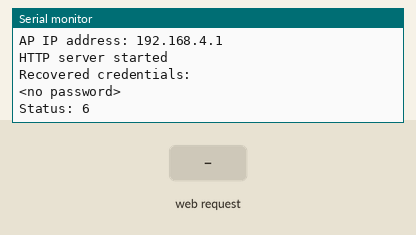
This sketch was run on a simulated ESP8266 (NodeMCU). On the bench: the last lines printed to the serial monitor. The inputs (shaded band) are chosen by the test bench. WiFi joins after 1.5 s; servers stay silent unless stated; a WiFi scan finds three made-up networks; EEPROM starts erased; no MQTT or app messages arrive unless stated.

Above: at 2.7 s.
2.8 s: HTTP request GET / received
At 3.3 s:
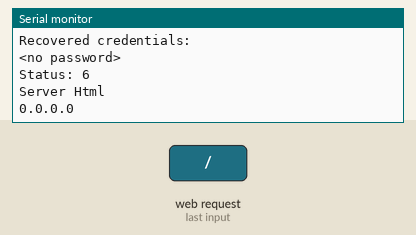
4.3 s: HTTP request GET /wifi received
At 5.6 s:
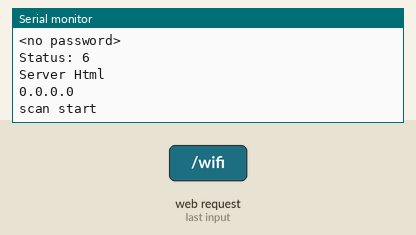
7.3 s: HTTP request GET /wifisave received
At 7.9 s:
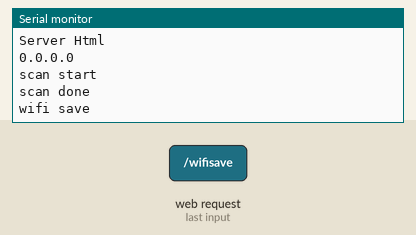
8.8 s: HTTP request GET /wifisave?n=1 received
At 9.2 s:
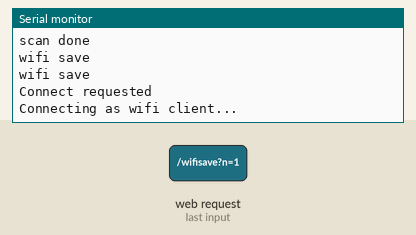

Measured:
- after the input at 2.8 s, the serial monitor: prints a new line at once (image 1)
- after the input at 4.3 s, the serial monitor: prints a new line at once (image 2)
- after the input at 7.3 s, the serial monitor: prints a new line at once (image 3)
- after the input at 8.8 s, the serial monitor: prints a new line at once (image 4)

The sketch:

3-3-8_O2WepMqtt.ino
```cpp
#include <ESP8266WiFi.h>
#include <PubSubClient.h>
#include <WiFiClient.h>
#include <ESP8266WebServer.h>
#include <DNSServer.h>
#include <ESP8266mDNS.h>
#include <EEPROM.h>

MDNSResponder mdns;

/*
 * 공유기 설정에서 i2r_ap_***** 로 되어있는 ap 공유기를 선택한다. 비밀번호는 00000000 이다.
 * 공유기를 입력하기 위해 크롬의 주소창에 "i2r.local"을 입력하여 공유기 설정을 선택한다.
 * 또는 http://i2r.local/wifi  http://192.168.4.1 을 입력해도 된다.
 * 입력 후 i2r.local 의 메인 페이지에 입력한 공유기의 이름과 주소가 정상적으로 출력되면
 * 공유기 주소를 선택해 인테넷이 연결될 서버의 주소를 선택한 후
 * 설정에서 입력한 공유기를 선택하면 정상적으로 사용 할 수 있다.
 */

 /* AP 설정을 위한 변수 선언 */
const char *softAP_ssid = "i2r_ap_";
const char *softAP_password = "00000000";
String sAP_ssid;
char cAP_ssid[20];

/* hostname for mDNS. Should work at least on windows. Try http://i2r.local */
const char *myHostname = "i2r";

char ssid[32] = "";
char password[32] = "";

// DNS server
const byte DNS_PORT = 53;
DNSServer dnsServer;
// Web server
ESP8266WebServer server(80);
/* Soft AP network parameters */
IPAddress apIP(192, 168, 4, 1);
IPAddress netMsk(255, 255, 255, 0);
/** Should I connect to WLAN asap? */
boolean connect;
/** Last time I tried to connect to WLAN */
unsigned long lastConnectTry = 0;
/** Current WLAN status */
unsigned int status = WL_IDLE_STATUS;

// rs232 통신을 위한 설정
String inputString = "";         // 수신 데이타 저장
boolean stringComplete = false;  // 수신 완료되면 true
String s;  // 보내는 문자열
int count=0,j,serialj=0;
long lastMsg = 0;
int delayTime=4000; // serial 계측시간 mqtt로 메세지 보낸는 시간 (단위 ms)
char msg[100];
float fO2,fTemp;

// mqtt를 위한 설정
const char* mqtt_server = "broker.mqtt-dashboard.com";
const char* outTopic = "/echo/inTopic";
const char* inTopic = "/echo/outTopic";
const char* clientName = ""; // AP 이름과 같이 사용
int no=1; //기기번호

WiFiClient espClient;
PubSubClient client(espClient);

void setup() {
  delay(1000);
  // reserve 200 bytes for the inputString:
  inputString.reserve(200);
  // initialize serial:
  Serial.begin(9600);
  Serial1.begin(9600);

  // AP 이름 자동으로 만듬
  sAP_ssid=String(softAP_ssid)+String(ESP.getChipId(),HEX);
  sAP_ssid.toCharArray(cAP_ssid,sAP_ssid.length());
  softAP_ssid=&cAP_ssid[0];
  clientName=softAP_ssid;
  setupApDns();

  /* Setup web pages: root, wifi config pages, SO captive portal detectors and not found. */
  server.on("/", handleRoot);
  server.on("/wifi", handleWifi);
  server.on("/wifisave", handleWifiSave);
  server.on("/generate_204", handleRoot);  //Android captive portal. Maybe not needed. Might be handled by notFound handler.
  server.on("/fwlink", handleRoot);  //Microsoft captive portal. Maybe not needed. Might be handled by notFound handler.
  server.onNotFound ( handleNotFound );
  server.begin(); // Web server start
  Serial.println("HTTP server started");
  loadCredentials(); // Load WLAN credentials from network
  connect = strlen(ssid) > 0; // EEPROM에 와이파이 이름 저장 되어 있으면 WLAN 연결

  // mqtt 설정
  client.setServer(mqtt_server, 1883);
  client.setCallback(callback);

}
void setupApDns() {
  Serial.println(softAP_ssid);
  WiFi.softAPConfig(apIP, apIP, netMsk);
  WiFi.softAP(softAP_ssid, softAP_password);
  delay(500); // Without delay I've seen the IP address blank
  Serial.print("AP IP address: ");
  Serial.println(WiFi.softAPIP());

  /* Setup the DNS server redirecting all the domains to the apIP */
  dnsServer.setErrorReplyCode(DNSReplyCode::NoError);
  dnsServer.start(DNS_PORT, "*", apIP);
}

void connectWifi() {
  Serial.println("Connecting as wifi client...");
  WiFi.disconnect();
  WiFi.begin ( ssid, password );
  int connRes = WiFi.waitForConnectResult();
  Serial.print ( "connRes: " );
  Serial.println ( connRes );
}

void callback(char* topic, byte* payload, unsigned int length) {
  Serial.print("Message arrived [");
  Serial.print(topic);
  Serial.print("] ");
  for (int i = 0; i < length; i++) {
    Serial.print((char)payload[i]);
  }
  Serial.println();
}

void reconnect() {
  // Loop until we're reconnected
  while (!client.connected()) {
    Serial.print("Attempting MQTT connection...");
    // Attempt to connect
    if (client.connect(clientName)) {
      Serial.println("connected");
      // Once connected, publish an announcement...
      //client.publish(outTopic, "Reconnected");
      // ... and resubscribe
      client.subscribe(inTopic);
    } else {
      Serial.print("failed, rc=");
      Serial.print(client.state());
      Serial.println(" try again in 5 seconds");
      // Wait 5 seconds before retrying
      delay(5000);
    }
  }
}

void CheckMqtt() {
  if (!client.connected()) {
    reconnect();
  }
  // 센서 값을 브로커에 보낼 메세지 작성.
  serialEvent();
  long now = millis();
  if (now - lastMsg > delayTime) {
    lastMsg = now;
    // print the string when a newline arrives:
    // 센서 값을 브로커에 보낼 메세지 작성.
      sprintf (msg, "\{\"name\":\"o2\",\"no\":%d,\"value\": %.2f}",(int)no, (float)fO2);
      Serial.println(msg);
      client.publish(outTopic, msg);
  }
  client.loop();
}

// 시리얼통신으로 문자가 들어오면 처리한다.
void serialEvent() {
  if (stringComplete) {
    //Serial.println(inputString);
    stringComplete = false;
    String inTag=inputString.substring(26,32);
    fO2=inTag.toFloat();
    inTag=inputString.substring(11,16);
    fTemp=inTag.toFloat();
    CheckMqtt();
    // clear the string:
    inputString = "";
  }
  while (Serial.available()) {
    // get the new byte:
    char inChar = (char)Serial.read();
    // add it to the inputString:
    inputString += inChar;
    // if the incoming character is a newline, set a flag
    // so the main loop can do something about it:
    if (inChar == '\n') {
      stringComplete = true;
    }
  }
}

int HexToInt(char hex) {
  if( hex <= '9')
    return hex - '0';
  else if (hex <= 'F')
    return hex-'A' +10;
  else if (hex <= 'f')
    return hex-'a' +10;
}

void loop() {
  if (connect) {
    Serial.println ( "Connect requested" );
    connect = false;
    connectWifi();
    lastConnectTry = millis();
  }
  {
    unsigned int s = WiFi.status();
    if (s == 0 && millis() > (lastConnectTry + 60000) ) {
      /* If WLAN disconnected and idle try to connect */
      /* Don't set retry time too low as retry interfere the softAP operation */
      connect = true;
    }
    if (status != s) { // WLAN status change
      Serial.print ( "Status: " );
      Serial.println ( s );
      status = s;
      if (s == WL_CONNECTED) {  // wifi가 연결 되었을 때 할일
        /* Just connected to WLAN */
        Serial.println ( "" );
        Serial.print ( "Connected to " );
        Serial.println ( ssid );
        Serial.print ( "IP address: " );
        Serial.println ( WiFi.localIP() );

        // Setup MDNS responder=======================
        if (!MDNS.begin(myHostname)) {
          Serial.println("Error setting up MDNS responder!");
        } else {
          Serial.println("mDNS responder started");
          // Add service to MDNS-SD
          MDNS.addService("http", "tcp", 80);
        } //==========================================

      } else if (s == WL_NO_SSID_AVAIL) {
        WiFi.disconnect();
      }
    }
  }

  //DNS
  dnsServer.processNextRequest();
  //HTTP
  server.handleClient();

  if(WiFi.status() == WL_CONNECTED) {
    CheckMqtt();
  }
}
```

credentials.ino
```cpp
/** Load WLAN credentials from EEPROM */
void loadCredentials() {
  EEPROM.begin(512);
  EEPROM.get(0, ssid);
  EEPROM.get(0+sizeof(ssid), password);
  char ok[2+1];
  EEPROM.get(0+sizeof(ssid)+sizeof(password), ok);
  EEPROM.end();
  if (String(ok) != String("OK")) {
    ssid[0] = 0;
    password[0] = 0;
  }
  Serial.println("Recovered credentials:");
  Serial.println(ssid);
  Serial.println(strlen(password)>0?"********":"<no password>");
}

/** Store WLAN credentials to EEPROM */
void saveCredentials() {
  EEPROM.begin(512);
  EEPROM.put(0, ssid);
  EEPROM.put(0+sizeof(ssid), password);
  char ok[2+1] = "OK";
  EEPROM.put(0+sizeof(ssid)+sizeof(password), ok);
  EEPROM.commit();
  EEPROM.end();
}
```

handleHttp.ino
```cpp
/** Handle root or redirect to captive portal */
void handleRoot() {
  Serial.println("Server Html");
  Serial.println ( WiFi.localIP() );
  String s;
  String s1= String(ssid);
  s="<meta name='viewport' content='width=device-width, initial-scale=1.0'/>";
  s=s+"<meta http-equiv='refresh' content='5'/>";
  s=s+"<meta http-equiv='Content-Type' content='text/html;charset=utf-8' />";
  s=s+"<h1>O2 "+fO2+"</h1><br>";
  s=s+"아래 공유기 이름과 주소가 연결되었으면 주소를 선택한 후에 설정에서 사용 하시는 인터넷 공유기를 선택하세요. <br>";
  s=s+"Connected IP : "+String(ssid)+"  "+"<p><a href='http://"+WiFi.localIP().toString()+"'/>"+WiFi.localIP().toString()+"</a></p>";
  s=s+"<p><a href='/wifi'>공유기를 바꾸려면 누르세요.</a></p>";
  server.send(200, "text/html", s); // Empty content inhibits Content-length header so we have to close the socket ourselves.
}

void handleWifi() {
  String s;
  String s1= String(ssid);
  //s="<meta name=\"viewport\" content=\"width=device-width, user-scalable=no\", meta http-equiv=\"Content-Type\" content=\"text/html;charset=utf-8\", meta http-equiv='refresh' content='5'/>";
  s="<meta name=\"viewport\" content=\"width=device-width, user-scalable=no\", meta http-equiv=\"Content-Type\" content=\"text/html;charset=utf-8\" />";
  //s=s+"<meta http-equiv='refresh' content='5'/>";
  s=s+"<h1>Wifi 사양</h1>";
  if (server.client().localIP() == apIP) {
    Serial.println(String(softAP_ssid));
    s=s+String("<p>연결된 AP: ") + sAP_ssid + "</p>";
  } else {
    s=s+"<p>연결된 와이파이 " + String(ssid) + "</p>";
  }
  s=s+"<table><tr><th align='left'>SoftAP 사양</th></tr>";
  s=s+"<tr><td>SSID " + String(softAP_ssid) + "</td></tr>";
  s=s+"<tr><td>IP   " + toStringIp(WiFi.softAPIP()) + "</td></tr>"+"</table>";
  s=s+"<br /><table><tr><th align='left'>WLAN 사양</th></tr>";
  s=s+"<tr><td>SSID " + String(ssid) + "</td></tr>";
  s=s+"<tr><td>IP   " + toStringIp(WiFi.localIP()) + "</td></tr>"+"</table>";

  s=s+"<br /><table><tr><th align='left'>검색된 와이파이 </th></tr>";
  Serial.println("scan start");
  int n = WiFi.scanNetworks();
  Serial.println("scan done");
  if (n > 0) {
    for (int i = 0; i < n; i++) {
      s=s+"\r\n<tr><td>SSID " + WiFi.SSID(i) + String((WiFi.encryptionType(i) == ENC_TYPE_NONE)?" ":" *") + " (" + WiFi.RSSI(i) + ")</td></tr>";
    }
  } else {
    s=s+"<tr><td>No WLAN found</td></tr>";
  }
  s=s+"</table>";
  s=s+"<p><a href='/wifi'>와이파이가 없으면 다시 검색하세요.</a></p>";

  s=s+"<form method='POST' action='wifisave'><h4>연결하려는 와이파이 입력</h4>"
    +"<input type='text' placeholder='와이파이 이름' name='n'/>"
    +"<br /><input type='password' placeholder='비밀번호' name='p'/>"
    +"<br /><input type='submit' value='      저    장      '/></form>"
    +"<p><a href='/'>메인 홈페이지로 가기</a>.</p>";
  server.send(200, "text/html", s);
}

/** Handle the WLAN save form and redirect to WLAN config page again */
void handleWifiSave() {
  Serial.println("wifi save");
  server.arg("n").toCharArray(ssid, sizeof(ssid) - 1);
  server.arg("p").toCharArray(password, sizeof(password) - 1);
  server.sendHeader("Location", "wifi", true);
  server.sendHeader("Cache-Control", "no-cache, no-store, must-revalidate");
  server.sendHeader("Pragma", "no-cache");
  server.sendHeader("Expires", "-1");
  server.send ( 302, "text/plain", "");  // Empty content inhibits Content-length header so we have to close the socket ourselves.
  server.client().stop(); // Stop is needed because we sent no content length
  saveCredentials();
  connect = strlen(ssid) > 0; // Request WLAN connect with new credentials if there is a SSID
}

/** Redirect to captive portal if we got a request for another domain. Return true in that case so the page handler do not try to handle the request again. */
boolean captivePortal() {
  if (!isIp(server.hostHeader()) && server.hostHeader() != (String(myHostname)+".local")) {
    Serial.print("Request redirected to captive portal");
    server.sendHeader("Location", String("http://") + toStringIp(server.client().localIP()), true);
    server.send ( 302, "text/plain", ""); // Empty content inhibits Content-length header so we have to close the socket ourselves.
    server.client().stop(); // Stop is needed because we sent no content length
    return true;
  }
  return false;
}

void handleNotFound() {
  if (captivePortal()) { // If caprive portal redirect instead of displaying the error page.
    return;
  }
  String message = "File Not Found\n\n";
  message += "URI: ";
  message += server.uri();
  message += "\nMethod: ";
  message += ( server.method() == HTTP_GET ) ? "GET" : "POST";
  message += "\nArguments: ";
  message += server.args();
  message += "\n";

  for ( uint8_t i = 0; i < server.args(); i++ ) {
    message += " " + server.argName ( i ) + ": " + server.arg ( i ) + "\n";
  }
  server.sendHeader("Cache-Control", "no-cache, no-store, must-revalidate");
  server.sendHeader("Pragma", "no-cache");
  server.sendHeader("Expires", "-1");
  server.send ( 404, "text/plain", message );
}
```

tools.ino
```cpp
/** Is this an IP? */
boolean isIp(String str) {
  for (size_t i = 0; i < str.length(); i++) {
    int c = str.charAt(i);
    if (c != '.' && (c < '0' || c > '9')) {
      return false;
    }
  }
  return true;
}

/** IP to String? */
String toStringIp(IPAddress ip) {
  String res = "";
  for (int i = 0; i < 3; i++) {
    res += String((ip >> (8 * i)) & 0xFF) + ".";
  }
  res += String(((ip >> 8 * 3)) & 0xFF);
  return res;
}
```
